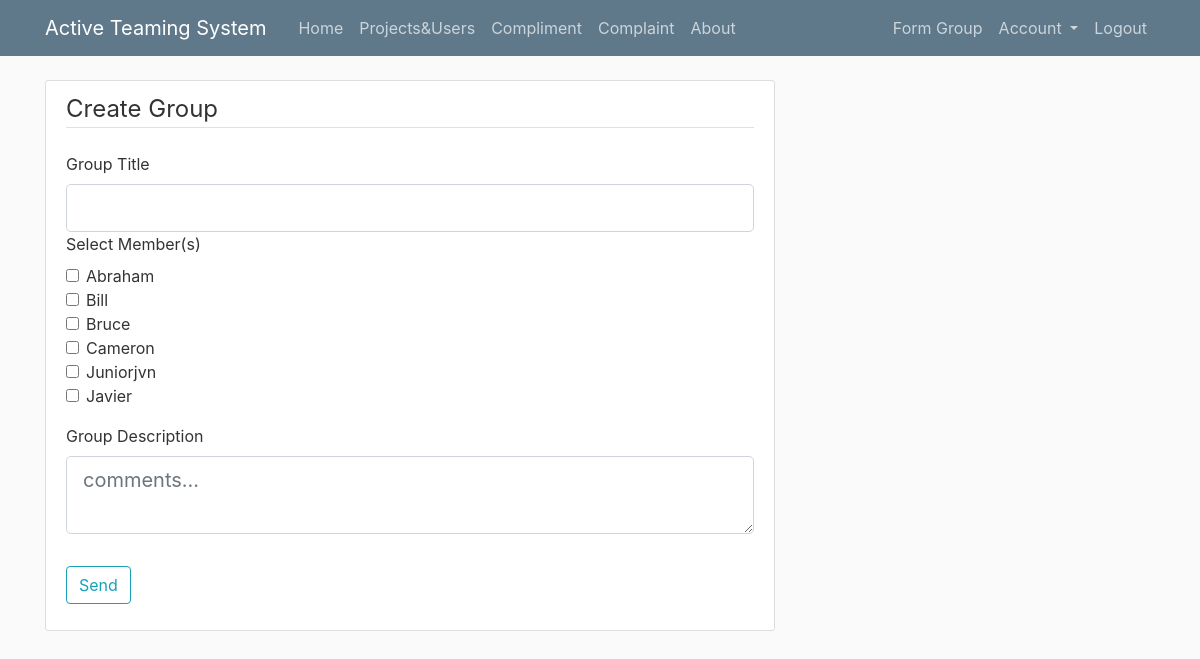
The page /form_group (signed in) on the database its author committed.
### application/models.py (models this page shows, shortened)
class User(db.Model,UserMixin):
    id = db.Column(db.Integer, primary_key=True)
    username = db.Column(db.String(20), unique=True, nullable=False)
    email = db.Column(db.String(120), unique=True, nullable=False)
    image_file = db.Column(db.String(20), nullable=False, default='default.jpg')
    password = db.Column(db.String(60), nullable=False)
    rating = db.Column(db.Integer,nullable=False,default=0)
    compliments = db.relationship('Compliment', backref='recipient', lazy=True)
    complaints = db.relationship('Complaint', backref='complainee', lazy=True)
    UserBlacklist = db.relationship('UserBlacklist', backref='user_blacklisted', lazy=True)
    applications = db.relationship('Application', backref='referee', lazy=True)
    is_vip = db.Column(db.Boolean, default=False, nullable=False)
    is_su = db.Column(db.Boolean, default=False, nullable=False)
    is_blacklisted = db.Column(db.Boolean, default=False, nullable=False)

### application/route.py (the view, shortened to what this page needs)
@app.route("/form_group", methods=['GET', 'POST'])
@login_required
def form_group():
    users = User.query.filter(User.id!=current_user.id).all()
    superuser = User.query.filter_by(email='superuser@csc322.edu').first()
    users.remove(superuser)
    form = FormGroupForm()
    return render_template('form_group.html',form =form,users=users)

### application/forms.py
class FormGroupForm(FlaskForm):
    title = StringField('Group Title',validators=[DataRequired()])
    content = TextAreaField('Group Description',validators=[DataRequired()])
    submit = SubmitField('Send')

### application/models.py (called while the page is built)
@login_manager.user_loader
def load_user(user_id):
    return User.query.get(int(user_id))

### application/templates/form_group.html (shortened to what this page needs)
{%extends "layout.html"%}
{%block content%}
<div class="content-section">
    <form method="POST" action="">
        <fieldset class="form-group">
            <legend class="border-bottom mb-4">Create Group</legend>
            <div class="form-group">
                {{ form.title.label(class="form-control-label") }}
                {% if form.title.errors %}
                    {{ form.title(class="form-control form-control-lg is-invalid") }}
                    <div class="invalid-feedback">
                        {% for error in form.title.errors %}
                            <span>{{ error }}</span>
                        {% endfor %}
                    </div>
                {% else %}
                    {{ form.title(class="form-control form-control-lg") }}
                {% endif %}
            <div class="form-group" id="member">
                <label for="member">Select Member(s)</label>
                <div class="form-check">
                    {%for user in users%}
                        <input class="form-check-input" type="checkbox" value={{user.id}} id={{user.id}}  name="members">
                        <label class="form-check-label" for={{user.id}} >
                        {{user.username}}
                        </label><br>
                    {%endfor%}
                </div>
            </div>
            <div class="form-group">
                {{ form.content.label(class="form-control-label") }}
                {% if form.content.errors %}
                    {{ form.content(class="form-control form-control-lg is-invalid") }}
                    <div class="invalid-feedback">
                        {% for error in form.content.errors %}
                            <span>{{ error }}</span>
                        {% endfor %}
                    </div>
                {% else %}
                    {{ form.content(class="form-control form-control-lg",placeholder= "comments...")}}
                {% endif %}
            </div>
        </fieldset>
        <div class="form-group">
            {{ form.submit(class="btn btn-outline-info") }}
        </div>
    </form>
</div>
{%endblock%}

### application/static/main.css (style rules this page uses)
body { background: #fafafa; color: #333333; margin-top: 5rem; }
.content-section { background: #ffffff; padding: 10px 20px; border: 1px solid #dddddd; border-radius: 3px; margin-bottom: 20px; }

### rows shown on the page
User: username "Abraham"
User: username "Bill"
User: username "Bruce"
User: username "Cameron"
User: username "Juniorjvn"
User: username "Javier"
